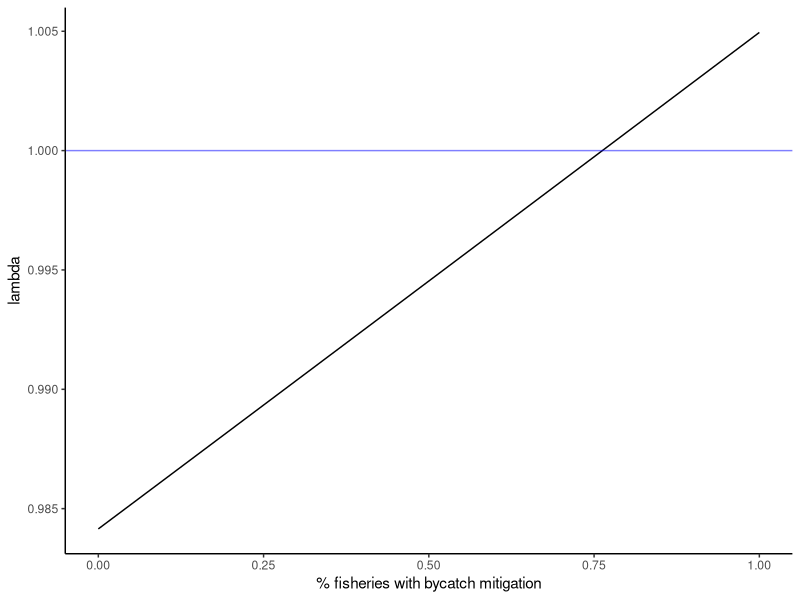
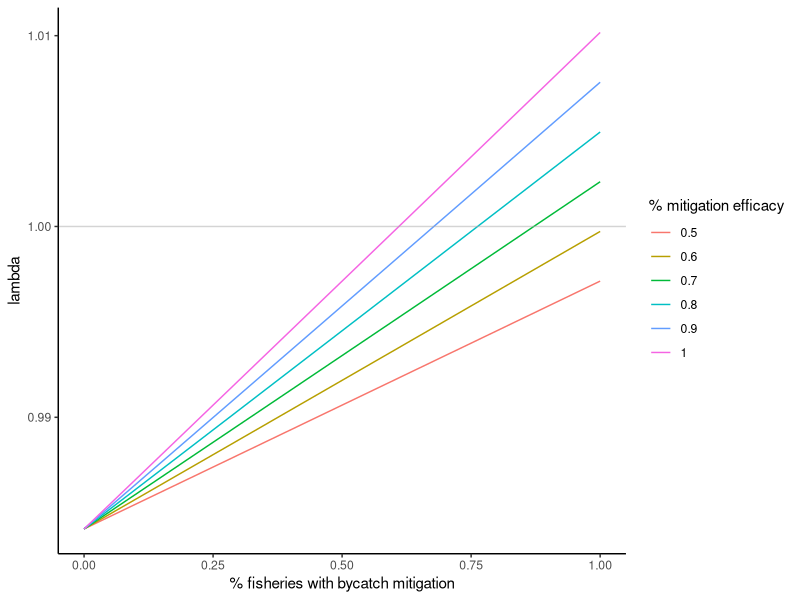
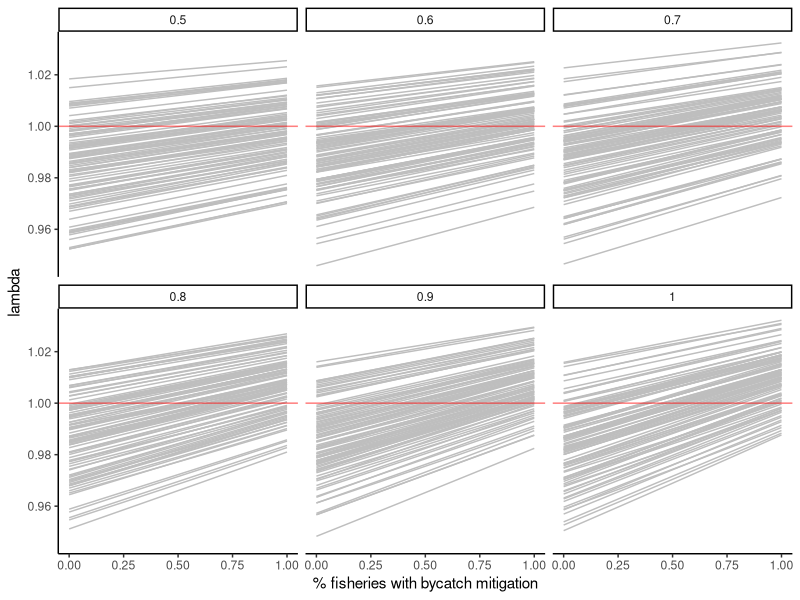
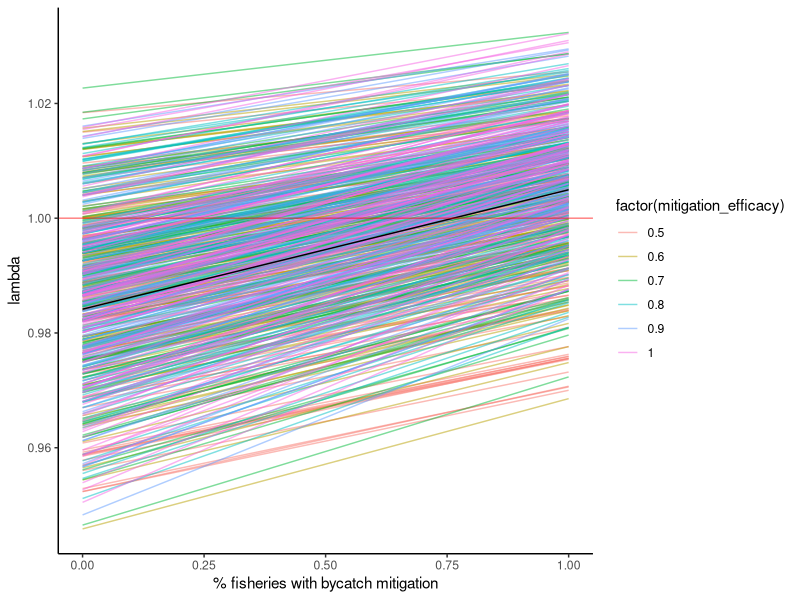
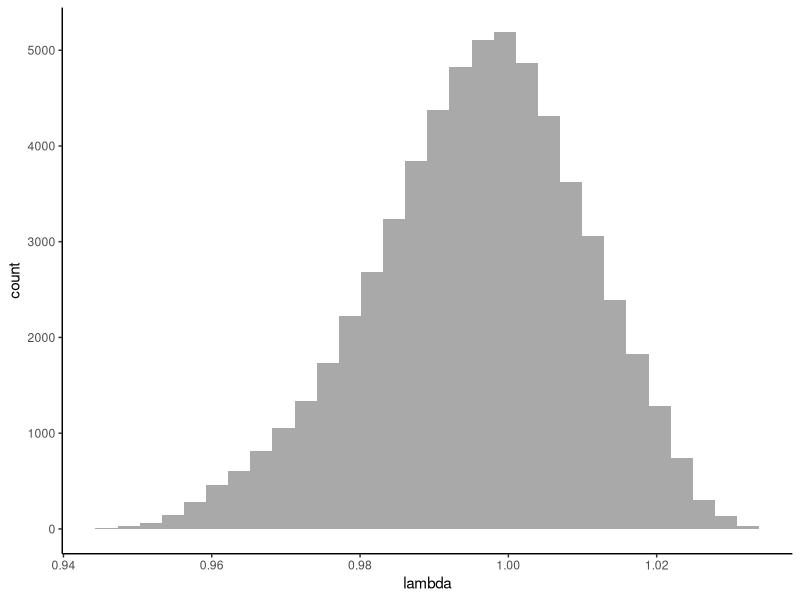

The R script that drew these images, in order:
## ---- chunk 1
library(here)
library(tidyverse)
## ---- chunk 2
#survival rates - drawn from Weimerskirch 1998
s_c <- 0.64 #chick+ fledgling survival year 0-1
s_j <- 0.8 #juvenile survival year 1-3
s_i <- 0.92 #immature survival year 3-7
s_s <- 0.94 #subadult survival year 7-10
s_a <- 0.94 #adult survival year 10+
#males show senescence but femailes don't, so not including it here, though perhaps I should since it impacts breeding success?

#fecundity building blocks
#breeding success - drawn from Weimerskirch 1998 &Rackete 2021
bs_a <- 0.8 #adult breeding success

#breeding probability (biennial breeders) - adult rate drawn from Rackete 2021, subadult downscaled slightly from that
bp_a <- 0.45 #adult breeding probablity (biennial breeding, most breeding by age 10)

c <- 0.5# # of female chicks per year

#fecundity 
f_a <- bs_a*bp_a*c
  
#add widowing
#assume 25% prob year1 -> 100% prob year 4?
#Sun et al 2022 - takes 4 years to reach next breeding attempt, breeding prob with new mate after widowhood = ~0.25 (fig5)
w <- 0.25
w4 <- 1
## ---- chunk 3
#set up age-based matrix based on vital rates

#Age classes (years)  0-1     1-2    2-3    3-4    4-5    5-6    6-7    7-8   8-9     9-10     10+         nw,        w1,             w2,              w3,             w4 
m <- matrix(data = c(0,     0,    0,      0,     0,     0,     0,     0,      0,      0,       s_a*f_a,    s_a*f_a,    s_a*f_a*w,    s_a*f_a*w,     s_a*f_a*w,     s_a*f_a*w4,      #0-1
                    s_c,    0,    0,      0,     0,     0,     0,     0,      0,      0,       0,          0,          0,             0,              0,              0,              #1-2
                    0,      s_j,  0,      0,     0,     0,     0,     0,      0,      0,       0,          0,          0,             0,              0,              0,              #2-3
                    0,      0,    s_j,    0,     0,     0,     0,     0,      0,      0,       0,          0,          0,             0,              0,              0,              #3-4
                    0,      0,    0,      s_i,   0,     0,     0,     0,      0,      0,       0,          0,          0,             0,              0,              0,              #4-5
                    0,      0,    0,      0,     s_i,   0,     0,     0,      0,      0,       0,          0,          0,             0,              0,              0,              #5-6
                    0,      0,    0,      0,     0,     s_i,   0,     0,      0,      0,       0,          0,          0,             0,              0,              0,              #6-7
                    0,      0,    0,      0,     0,     0,     s_i,   0,      0,      0,       0,          0,          0,             0,              0,              0,              #7-8
                    0,      0,    0,      0,     0,     0,     0,     s_s,    0,      0,       0,          0,          0,             0,              0,              0,              #8-9
                    0,      0,    0,      0,     0,     0,     0,     0,      s_s,    0,       0,          0,          0,             0,              0,              0,              #9-10
                    0,      0,    0,      0,     0,     0,     0,     0,      0,      s_s,     0,          0,          0,             0,              0,              0,              #10
                    0,      0,    0,      0,     0,     0,     0,     0,      0,      0,       s_a*s_a,    s_a*s_a,    s_a*s_a*w,     s_a*s_a*w,      s_a*s_a*w,      s_a*s_a*w4,     #nw
                    0,      0,    0,      0,     0,     0,     0,     0,      0,      0,       s_a*(1-s_a),s_a*(1-s_a),s_a*(1-s_a)*w, s_a*(1-s_a)*w,  s_a*(1-s_a)*w,  s_a*(1-s_a)*w4, #w1
                    0,      0,    0,      0,     0,     0,     0,     0,      0,      0,       0,          0,          s_a*(1-w),     0,              0,              0,              #w2 
                    0,      0,    0,      0,     0,     0,     0,     0,      0,      0,       0,          0,          0,             s_a*(1-w),      0,              0,              #w3 
                    0,      0,    0,      0,     0,     0,     0,     0,      0,      0,       0,          0,          0,             0,              s_a*(1-w),      0),             #w4 
                   nrow = 16, byrow = TRUE) 
m
## ---- chunk 4
#deterministic growth rate (lambda)
#extract eigenvalues and lambda from the matrix 
m_eig <- eigen(m)
lambda <- as.numeric(m_eig$values[1])
lambda # this matches the ideal population growth rate in the table

#Stable state distribution
#extract and scale the right eigenvector 
SSD <- round(as.numeric(m_eig$vectors[,1]/sum(m_eig$vectors[,1])),3)
SSD

#extract reproductive values
RV <- as.numeric(eigen(t(m))$vectors[,1]/eigen(t(m))$vectors[1,1])
RV
## ---- chunk 5
#bycatch mortality rates
# ~25 - 35% of mortality has been attributed to bycatch (Cleeland et al 2021), 
# so I calculated the baseline mortality and divided by 4 (testing 33% now - /3)
m_j <- (1-s_j)/3 
m_i <- (1-s_i)/3
m_s <- (1-s_s)/3
m_a <- (1-s_a)/3

mitigation_eff <- 0.8
## ---- chunk 6
bycatch_reductions <- data.frame(reduction = seq(0, 1, by =0.01),
                        lambda = NA)

for(i in 1:nrow(bycatch_reductions)){
  
  n_s_j <- 1-((m_j*(1-(mitigation_eff*bycatch_reductions$reduction[i])))+(m_j*2))
  n_s_i <- 1-((m_i*(1-(mitigation_eff*bycatch_reductions$reduction[i])))+(m_i*2))
  n_s_s <- 1-((m_s*(1-(mitigation_eff*bycatch_reductions$reduction[i])))+(m_s*2))
  n_s_a <- 1-((m_a*(1-(mitigation_eff*bycatch_reductions$reduction[i])))+(m_s*2))
  
  #Age classes (years)  0-1   1-2    2-3     3-4    4-5    5-6    6-7    7-8     8-9     9-10     10+              nw,              w1,                w2,                 w3,                 w4 
  n_m <- matrix(data = c(0,   0,     0,      0,     0,     0,     0,     0,      0,      0,       n_s_a*f_a,       n_s_a*f_a,       n_s_a*f_a*w,      n_s_a*f_a*w,       n_s_a*f_a*w,       n_s_a*f_a*1,        #0-1
                       s_c,   0,     0,      0,     0,     0,     0,     0,      0,      0,       0,               0,               0,                 0,                  0,                  0,                  #1-2
                       0,     n_s_j, 0,      0,     0,     0,     0,     0,      0,      0,       0,               0,               0,                 0,                  0,                  0,                  #2-3
                       0,     0,     n_s_j,  0,     0,     0,     0,     0,      0,      0,       0,               0,               0,                 0,                  0,                  0,                  #3-4
                       0,     0,     0,      n_s_i, 0,     0,     0,     0,      0,      0,       0,               0,               0,                 0,                  0,                  0,                  #4-5
                       0,     0,     0,      0,     n_s_i, 0,     0,     0,      0,      0,       0,               0,               0,                 0,                  0,                  0,                  #5-6
                       0,     0,     0,      0,     0,     n_s_i, 0,     0,      0,      0,       0,               0,               0,                 0,                  0,                  0,                  #6-7
                       0,     0,     0,      0,     0,     0,     n_s_i, 0,      0,      0,       0,               0,               0,                 0,                  0,                  0,                  #7-8
                       0,     0,     0,      0,     0,     0,     0,     n_s_s,  0,      0,       0,               0,               0,                 0,                  0,                  0,                  #8-9
                       0,     0,     0,      0,     0,     0,     0,     0,      n_s_s,  0,       0,               0,               0,                 0,                  0,                  0,                  #9-10
                       0,     0,     0,      0,     0,     0,     0,     0,      0,      n_s_s,   0,               0,               0,                 0,                  0,                  0,                  #10
                       0,     0,     0,      0,     0,     0,     0,     0,      0,      0,       n_s_a*n_s_a,     n_s_a*n_s_a,     n_s_a*n_s_a*w,     n_s_a*n_s_a*w,      n_s_a*n_s_a*w,      n_s_a*n_s_a*w4,     #nw
                       0,     0,     0,      0,     0,     0,     0,     0,      0,      0,       n_s_a*(1-n_s_a), n_s_a*(1-n_s_a), n_s_a*(1-n_s_a)*w, n_s_a*(1-n_s_a)*w,  n_s_a*(1-n_s_a)*w,  n_s_a*(1-n_s_a)*w4, #w1
                       0,     0,     0,      0,     0,     0,     0,     0,      0,      0,       0,               0,               n_s_a*(1-w),       0,                  0,                  0,                  #w2 
                       0,     0,     0,      0,     0,     0,     0,     0,      0,      0,       0,               0,               0,                 n_s_a*(1-w),        0,                  0,                  #w3 
                       0,     0,     0,      0,     0,     0,     0,     0,      0,      0,       0,               0,               0,                 0,                  n_s_a*(1-w),        0),                 #w4 
                      nrow = 16, byrow = TRUE) 
  
  #extract eigenvalues and lambda from the matrix 
  n_m_eig <- eigen(n_m)
  lambda_n <- as.numeric(n_m_eig$values[1])
  bycatch_reductions$lambda[i] <- lambda_n # this matches the ideal population growth rate in the table

}
## ---- chunk 7
ggplot(bycatch_reductions)+
  geom_line(aes(x=reduction, y=as.numeric(lambda)))+
   geom_hline(aes(yintercept = 1), color = "blue", alpha =0.5)+ 
  # geom_vline(aes(xintercept = 0.66), color = "red", alpha =0.5)+
  #  geom_vline(aes(xintercept = 0.33), color = "red", alpha =0.5)+
 labs(x="% fisheries with bycatch mitigation", y="lambda")+
  theme_classic()
## ---- chunk 8
bycatch_reductions2 <- seq(0, 1, by =0.01)
# mitigation_eff_range <- seq(0.45,0.95, by  = 0.01)
mitigation_eff_range <- seq(0.5,1, by  = 0.1)
output <- matrix(nrow = length(bycatch_reductions2), ncol = length(mitigation_eff_range)) %>% as.data.frame() 

for(k in 1:length(mitigation_eff_range)){
  mit_eff <- mitigation_eff_range[k]
  
  for(i in 1:length(bycatch_reductions2)){
  
  n_s_j <- 1-((m_j*(1-(mit_eff*bycatch_reductions2[i])))+(m_j*2))
  n_s_i <- 1-((m_i*(1-(mit_eff*bycatch_reductions2[i])))+(m_i*2))
  n_s_s <- 1-((m_s*(1-(mit_eff*bycatch_reductions2[i])))+(m_s*2))
  n_s_a <- 1-((m_a*(1-(mit_eff*bycatch_reductions2[i])))+(m_s*2))
  
  #Age classes (years)  0-1   1-2    2-3     3-4    4-5    5-6    6-7    7-8     8-9     9-10     10+              nw,              w1,                w2,                 w3,                 w4 
  n_m <- matrix(data = c(0,   0,     0,      0,     0,     0,     0,     0,      0,      0,       n_s_a*f_a,       n_s_a*f_a,       n_s_a*f_a*w,      n_s_a*f_a*w,       n_s_a*f_a*w,       n_s_a*f_a*w4,        #0-1
                       s_c,   0,     0,      0,     0,     0,     0,     0,      0,      0,       0,               0,               0,                 0,                  0,                  0,                  #1-2
                       0,     n_s_j, 0,      0,     0,     0,     0,     0,      0,      0,       0,               0,               0,                 0,                  0,                  0,                  #2-3
                       0,     0,     n_s_j,  0,     0,     0,     0,     0,      0,      0,       0,               0,               0,                 0,                  0,                  0,                  #3-4
                       0,     0,     0,      n_s_i, 0,     0,     0,     0,      0,      0,       0,               0,               0,                 0,                  0,                  0,                  #4-5
                       0,     0,     0,      0,     n_s_i, 0,     0,     0,      0,      0,       0,               0,               0,                 0,                  0,                  0,                  #5-6
                       0,     0,     0,      0,     0,     n_s_i, 0,     0,      0,      0,       0,               0,               0,                 0,                  0,                  0,                  #6-7
                       0,     0,     0,      0,     0,     0,     n_s_i, 0,      0,      0,       0,               0,               0,                 0,                  0,                  0,                  #7-8
                       0,     0,     0,      0,     0,     0,     0,     n_s_s,  0,      0,       0,               0,               0,                 0,                  0,                  0,                  #8-9
                       0,     0,     0,      0,     0,     0,     0,     0,      n_s_s,  0,       0,               0,               0,                 0,                  0,                  0,                  #9-10
                       0,     0,     0,      0,     0,     0,     0,     0,      0,      n_s_s,   0,               0,               0,                 0,                  0,                  0,                  #10
                       0,     0,     0,      0,     0,     0,     0,     0,      0,      0,       n_s_a*n_s_a,     n_s_a*n_s_a,     n_s_a*n_s_a*w,     n_s_a*n_s_a*w,      n_s_a*n_s_a*w,      n_s_a*n_s_a*w4,     #nw
                       0,     0,     0,      0,     0,     0,     0,     0,      0,      0,       n_s_a*(1-n_s_a), n_s_a*(1-n_s_a), n_s_a*(1-n_s_a)*w, n_s_a*(1-n_s_a)*w,  n_s_a*(1-n_s_a)*w,  n_s_a*(1-n_s_a)*w4, #w1
                       0,     0,     0,      0,     0,     0,     0,     0,      0,      0,       0,               0,               n_s_a*(1-w),       0,                  0,                  0,                  #w2 
                       0,     0,     0,      0,     0,     0,     0,     0,      0,      0,       0,               0,               0,                 n_s_a*(1-w),        0,                  0,                  #w3 
                       0,     0,     0,      0,     0,     0,     0,     0,      0,      0,       0,               0,               0,                 0,                  n_s_a*(1-w),        0),                 #w4 
                      nrow = 16, byrow = TRUE) 
  
  #extract eigenvalues and lambda from the matrix 
  n_m_eig <- eigen(n_m)
  lambda_n <- as.numeric(n_m_eig$values[1])
  output[i,k] <- lambda_n # this matches the ideal population growth rate in the table

}
}

## ---- chunk 9

# oldnames = c("V1","V2","V3","V4" ,"V5" , "V6" , "V7"  ,"V8" , "V9" , "V10", "V11" ,"V12", "V13" ,"V14" ,"V15" ,"V16" ,"V17" ,"V18" ,"V19" ,"V20" ,"V21" ,"V22" ,"V23", "V24" ,"V25", "V26" ,"V27" ,"V28" ,"V29", "V30" ,"V31" ,"V32", "V33", "V34", "V35" ,"V36", "V37", "V38", "V39" ,"V40" ,"V41" ,"V42" ,"V43", "V44" ,"V45" ,"V46" ,"V47" ,"V48", "V49", "V50" ,"V51")
# newnames = c("0.45", "0.46", "0.47", "0.48", "0.49", "0.50", "0.51" ,"0.52" ,"0.53" ,"0.54" ,"0.55", "0.56" ,"0.57" ,"0.58" ,"0.59" ,"0.60" ,"0.61", "0.62", "0.63" ,"0.64" ,"0.65" ,"0.66" ,"0.67" ,"0.68" ,"0.69" ,"0.70", "0.71" ,"0.72", "0.73", "0.74", "0.75" ,"0.76" ,"0.77" ,"0.78" ,"0.79", "0.80" ,"0.81" ,"0.82" ,"0.83" ,"0.84", "0.85", "0.86", "0.87", "0.88" ,"0.89", "0.90", "0.91" ,"0.92", "0.93", "0.94" ,"0.95")

oldnames = c("V1","V2","V3","V4" ,"V5", "V6")
newnames = c("0.5", "0.6", "0.7", "0.8", "0.9", "1")

output<- output %>% 
  rename_with(~ newnames[which(oldnames == .x)], .cols = oldnames)

output$bycatch_reductions <- bycatch_reductions2

output_l <- output %>% 
  pivot_longer(cols = !bycatch_reductions,names_to = "mit_eff", values_to = "lambda")

output_l$mit_eff <- as.numeric(output_l$mit_eff)
## ---- chunk 10
ggplot(output_l)+
  geom_line(aes(x=bycatch_reductions, y=lambda, group = factor(mit_eff), color = factor(mit_eff)))+
   geom_hline(aes(yintercept = 1), color = "darkgrey", alpha =0.5)+ 
  # geom_vline(aes(xintercept = 0.66), color = "red", alpha =0.5)+
  #  geom_vline(aes(xintercept = 0.33), color = "red", alpha =0.5)+
  labs(x="% fisheries with bycatch mitigation", y="lambda", color = "% mitigation efficacy")+
  theme_classic()
## ---- chunk 11
#full_output = matrix(nrow = length(bycatch_reductions2)*length(mitigation_eff_range), ncol = length(sims)) %>% as.data.frame() 
full_output <- vector("list", 6)
bycatch_reductions2 <- seq(0, 1, by =0.01)
mitigation_eff_range <- seq(0.5,1, by  = 0.1)
sims = 1:100

for(k in 1:length(mitigation_eff_range)){
  mit_eff <- mitigation_eff_range[k]
  
  output2 <- matrix(nrow = length(bycatch_reductions2), ncol = length(sims)) %>% as.data.frame() 
  
for(j in 1:length(sims)){
    
    s_c2 <- sample(seq(0.6,0.7, by =0.01), size =1, replace = TRUE) #chick+ fledgling survival year 0-1 - 0.64 
    s_j2 <- sample(seq(0.6,0.9, by = 0.01), size =1, replace = TRUE) #juvenile survival year 1-3 -  0.8 
    s_i2 <- sample(seq(0.8,0.95, by =0.01), size =1, replace = TRUE) #immature survival year 3-7 -  0.92
    s_s2 <- sample(seq(0.92,0.96, by =0.01), size =1, replace =TRUE) #subadult survival year 7-10 - 0.94
    s_a2 <- sample(seq(0.92,0.96, by =0.01), size=1, replace=TRUE) #adult survival year 10+ - 0.94

    bs_a2 <- sample(seq(0.6,0.9, by =0.01), size =1, replace = TRUE) #adult breeding success - 0.8 
    bp_a2 <- sample(seq(0.4,0.6, by =0.01), size=1, replace = TRUE)  #adult breeding probablity (biennial breeding, most breeding by age 10) - 0.45
    c2 <- 0.5# # of female chicks per year
    f_a2 <- bs_a*bp_a*c #fecundity
  
    w2 <- sample(seq(0.2,0.6, by =0.01), size=1, replace = TRUE)
    w42 <- 1
    
    m_j2 <- (1-s_j2)/sample(c(3,4), size=1, replace = TRUE)
    m_i2 <- (1-s_i2)/sample(c(3,4), size=1, replace = TRUE)
    m_s2 <- (1-s_s2)/sample(c(3,4), size=1, replace = TRUE)
    m_a2 <- (1-s_a2)/sample(c(3,4), size=1, replace = TRUE)
    
    # which1 <- sample(c(3,4), size=1, replace = TRUE)  #select whether to partition mortality into 3 sections (33% = bycatch) or 4 (25%=bycatch)
    # m_j2 <- (1-s_j2)/which # divide total moratlity by 3 or 4 to get bycatch mortality
    # o_m_j2 <- m_j2*(which-1) #multiply bycatch by 1-(3 or 4) to get non-bycatch mortality
    # 
    # which2 <- sample(c(3,4), size=1, replace = TRUE) 
    # m_i2 <- (1-s_i2)/ which2
    # o_m_i2 <- m_i2*(which2-1)
    # 
    # which3 <- sample(c(3,4), size=1, replace = TRUE) 
    # m_s2 <- (1-s_s2)/which3 
    # o_m_s2 <- m_s2*(which3-1)
    # 
    # which4 <- sample(c(3,4), size=1, replace = TRUE) 
    # m_a2 <- (1-s_a2)/which4 
    # o_m_a2 <- m_a2*(which4-1)
    
    
for(i in 1:length(bycatch_reductions2)){
  
  #calculate new survival rates = 1-(bycatch mortality*(1-efficacy of intervention action * proportion of fishery implementing intervention actions))+mortality remainder)
  # n_s_j2 <- 1-((m_j2*(1-(mit_eff*bycatch_reductions2[i])))+(o_m_j2)) 
  # n_s_i2 <- 1-((m_i2*(1-(mit_eff*bycatch_reductions2[i])))+(o_m_i2))
  # n_s_s2 <- 1-((m_s2*(1-(mit_eff*bycatch_reductions2[i])))+(o_m_s2))
  # n_s_a2 <- 1-((m_a2*(1-(mit_eff*bycatch_reductions2[i])))+(o_m_a2))
  
  n_s_j2 <- 1-((m_j2*(1-(mit_eff*bycatch_reductions2[i])))+(m_j2*2)) 
  n_s_i2 <- 1-((m_i2*(1-(mit_eff*bycatch_reductions2[i])))+(m_i2*2))
  n_s_s2 <- 1-((m_s2*(1-(mit_eff*bycatch_reductions2[i])))+(m_s2*2))
  n_s_a2 <- 1-((m_a2*(1-(mit_eff*bycatch_reductions2[i])))+(m_a2*2))
  
  #Age classes (years)  0-1   1-2    2-3     3-4    4-5    5-6    6-7    7-8     8-9     9-10     10+              nw,              w1,                w2,                 w3,                 w4 
  n_m2 <- matrix(data = c(0,   0,     0,      0,     0,     0,     0,     0,      0,      0,       n_s_a2*f_a2,       n_s_a2*f_a2,       n_s_a2*f_a2*w2,      n_s_a2*f_a2*w2,       n_s_a2*f_a2*w2,       n_s_a2*f_a2*w42,        #0-1
                       s_c2,  0,     0,      0,     0,     0,     0,     0,      0,      0,       0,               0,               0,                 0,                  0,                  0,                  #1-2
                       0,     n_s_j2, 0,      0,     0,     0,     0,     0,      0,      0,       0,               0,               0,                 0,                  0,                  0,                  #2-3
                       0,     0,     n_s_j2,  0,     0,     0,     0,     0,      0,      0,       0,               0,               0,                 0,                  0,                  0,                  #3-4
                       0,     0,     0,      n_s_i2, 0,     0,     0,     0,      0,      0,       0,               0,               0,                 0,                  0,                  0,                  #4-5
                       0,     0,     0,      0,     n_s_i2, 0,     0,     0,      0,      0,       0,               0,               0,                 0,                  0,                  0,                  #5-6
                       0,     0,     0,      0,     0,     n_s_i2, 0,     0,      0,      0,       0,               0,               0,                 0,                  0,                  0,                  #6-7
                       0,     0,     0,      0,     0,     0,     n_s_i2, 0,      0,      0,       0,               0,               0,                 0,                  0,                  0,                  #7-8
                       0,     0,     0,      0,     0,     0,     0,     n_s_s2,  0,      0,       0,               0,               0,                 0,                  0,                  0,                  #8-9
                       0,     0,     0,      0,     0,     0,     0,     0,      n_s_s2,  0,       0,               0,               0,                 0,                  0,                  0,                  #9-10
                       0,     0,     0,      0,     0,     0,     0,     0,      0,      n_s_s2,   0,               0,               0,                 0,                  0,                  0,                  #10
                       0,     0,     0,      0,     0,     0,     0,     0,      0,      0,       n_s_a2*n_s_a2,     n_s_a2*n_s_a2,     n_s_a2*n_s_a2*w2,     n_s_a2*n_s_a2*w2,      n_s_a2*n_s_a2*w2,      n_s_a2*n_s_a2*w42,     #nw
                       0,     0,     0,      0,     0,     0,     0,     0,      0,      0,       n_s_a2*(1-n_s_a2), n_s_a2*(1-n_s_a2), n_s_a2*(1-n_s_a2)*w2, n_s_a2*(1-n_s_a2)*w2,  n_s_a2*(1-n_s_a2)*w2,  n_s_a2*(1-n_s_a2)*w42, #w1
                       0,     0,     0,      0,     0,     0,     0,     0,      0,      0,       0,               0,               n_s_a2*(1-w2),       0,                  0,                  0,                  #w2 
                       0,     0,     0,      0,     0,     0,     0,     0,      0,      0,       0,               0,               0,                 n_s_a2*(1-w2),        0,                  0,                  #w3 
                       0,     0,     0,      0,     0,     0,     0,     0,      0,      0,       0,               0,               0,                 0,                  n_s_a2*(1-w2),        0),                 #w4 
                      nrow = 16, byrow = TRUE) 
  
  #extract eigenvalues and lambda from the matrix 
  n_m_eig2 <- eigen(n_m2)
  lambda_n2 <- as.numeric(n_m_eig2$values[1])
  output2[i,j] <- lambda_n2 # this matches the ideal population growth rate in the table
  output2 <- as.data.frame(output2)
  output2$mitigation_efficacy <- mit_eff
  output2$bycatch_reduction <- bycatch_reductions2
    
 full_output[[k]] <- output2

}
}
}

full_output[[1]]
## ---- chunk 12
mitigation_eff_range #0.5 0.6 0.7 0.8 0.9 1.0

mit05_l <- full_output[[1]] %>% 
  pivot_longer(cols = starts_with("V"), names_to = "simrun", values_to = "lambda")
mit06_l <- full_output[[2]] %>% 
  pivot_longer(cols = starts_with("V"), names_to = "simrun", values_to = "lambda")
mit07_l <- full_output[[3]] %>% 
  pivot_longer(cols = starts_with("V"), names_to = "simrun", values_to = "lambda")
mit08_l <- full_output[[4]] %>% 
  pivot_longer(cols = starts_with("V"), names_to = "simrun", values_to = "lambda")
mit09_l <- full_output[[5]] %>% 
  pivot_longer(cols = starts_with("V"), names_to = "simrun", values_to = "lambda")
mit1_l <- full_output[[6]] %>% 
  pivot_longer(cols = starts_with("V"), names_to = "simrun", values_to = "lambda")

fulldat <- rbind(mit05_l,mit06_l,mit07_l,mit08_l,mit09_l,mit1_l)
fulldat$mitsim <- paste(fulldat$mitigation_efficacy, fulldat$simrun)

## ---- chunk 13
ggplot(fulldat)+
  geom_line(aes(x=bycatch_reduction, y=lambda, group = simrun), color = "grey")+
   geom_hline(aes(yintercept = 1), color = "red", alpha =0.5)+ 
  # geom_vline(aes(xintercept = 0.66), color = "red", alpha =0.5)+
  #  geom_vline(aes(xintercept = 0.33), color = "red", alpha =0.5)+
  labs(x="% fisheries with bycatch mitigation", y="lambda")+
  facet_wrap(~mitigation_efficacy)+
  theme_classic()
## ---- chunk 14
ggplot(fulldat)+
  #geom_line(aes(x=bycatch_reduction, y=lambda, group = mitsim), color = "grey", alpha =0.25)+
   geom_line(aes(x=bycatch_reduction, y=lambda, group = mitsim, color = factor(mitigation_efficacy)), alpha =0.5)+
  geom_line(data = bycatch_reductions, aes(x=reduction, y=as.numeric(lambda)))+
  geom_hline(aes(yintercept = 1), color = "red", alpha =0.5)+ 
  # geom_vline(aes(xintercept = 0.66), color = "red", alpha =0.5)+
  #  geom_vline(aes(xintercept = 0.33), color = "red", alpha =0.5)+
  labs(x="% fisheries with bycatch mitigation", y="lambda")+
  theme_classic()
## ---- chunk 15
ggplot(fulldat)+
 #geom_density(aes(x=lambda), color= "grey", fill= "lightgrey")+
  geom_histogram(aes(x=lambda), fill="darkgrey")+
  #geom_vline(aes(xintercept=0.9841507))+
  theme_classic()
